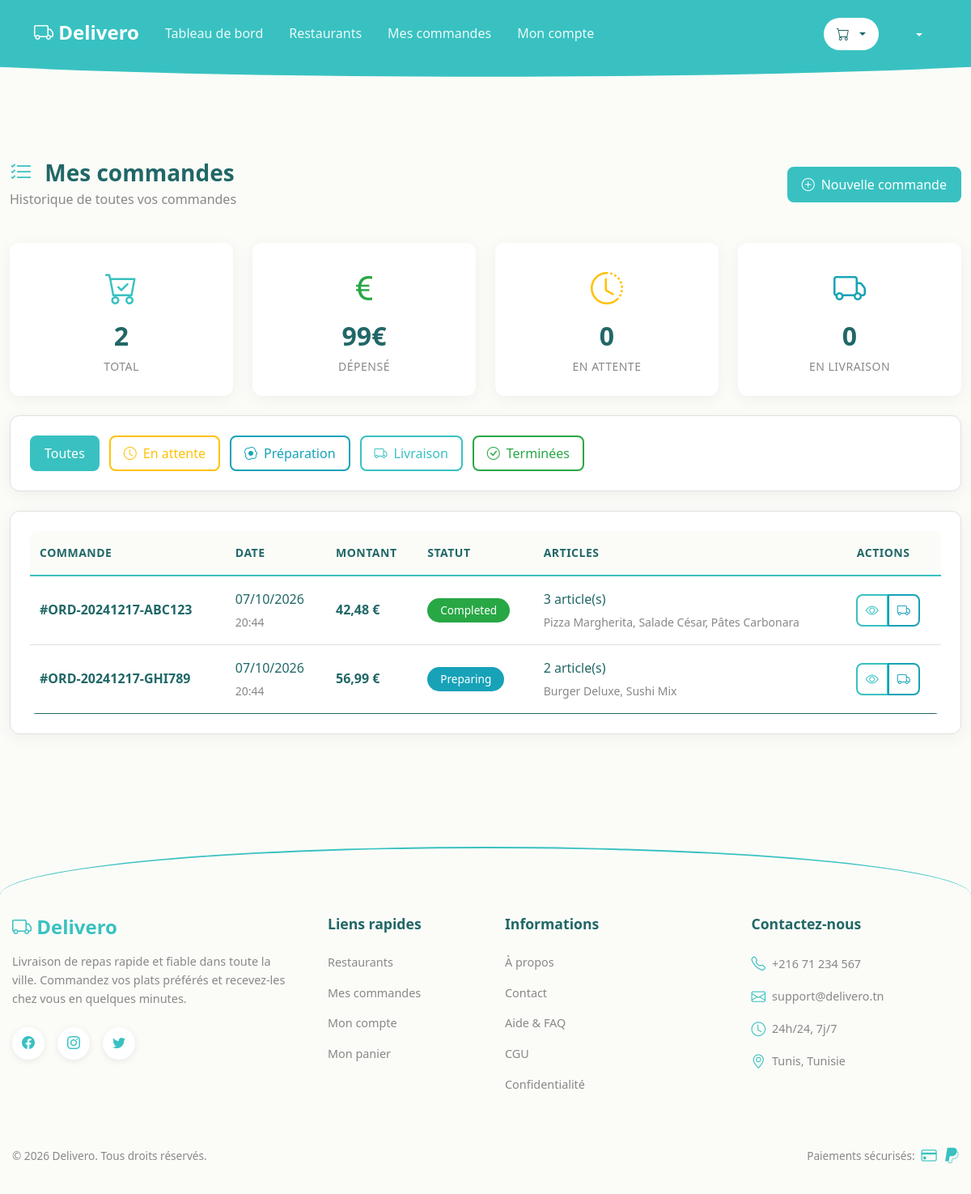
Screenshot of /user/orders.php (signed in) with the database file from the repository.
### tables this page shows
CREATE TABLE IF NOT EXISTS orders (
    id INT AUTO_INCREMENT PRIMARY KEY,
    order_number VARCHAR(20) UNIQUE NOT NULL,
    user_id INT,
    total DECIMAL(10,2) NOT NULL,
    status ENUM('pending', 'preparing', 'delivering', 'completed', 'cancelled') DEFAULT 'pending',
    delivery_address TEXT,
    delivery_time TIME,
    payment_method VARCHAR(50),
    notes TEXT,
    created_at TIMESTAMP DEFAULT CURRENT_TIMESTAMP,
    updated_at TIMESTAMP DEFAULT CURRENT_TIMESTAMP ON UPDATE CURRENT_TIMESTAMP,
    FOREIGN KEY (user_id) REFERENCES users(id) ON DELETE SET NULL,
    INDEX idx_order_number (order_number),
    INDEX idx_status (status),
    INDEX idx_created (created_at)
);

### user/orders.php (the view, shortened to what this page needs)
<?php
require_once '../admin/includes/config.php';
$user_id = $_SESSION['user_id'];
$status = $_GET['status'] ?? '';
$sql = "SELECT o.*,
               COUNT(oi.id) as items_count,
               GROUP_CONCAT(d.name SEPARATOR ', ') as dish_names
        FROM orders o
        LEFT JOIN order_items oi ON o.id = oi.order_id
        LEFT JOIN dishes d ON oi.dish_id = d.id
        WHERE o.user_id = ?";
$params = [$user_id];
$sql .= " GROUP BY o.id ORDER BY o.created_at DESC";
$stmt = $pdo->prepare($sql);
$stmt->execute($params);
$orders = $stmt->fetchAll();
$stmt = $pdo->prepare("
    SELECT
        COUNT(*) as total,
        SUM(total) as spent,
        COUNT(CASE WHEN status = 'pending' THEN 1 END) as pending,
        COUNT(CASE WHEN status = 'delivering' THEN 1 END) as delivering
    FROM orders
    WHERE user_id = ?
");
$stmt->execute([$user_id]);
$stats = $stmt->fetch();
?>
<!DOCTYPE html>
<html lang="fr">
<head>
    <link href="https://cdn.jsdelivr.net/npm/bootstrap@5.1.3/dist/css/bootstrap.min.css" rel="stylesheet">
    <link rel="stylesheet" href="https://cdn.jsdelivr.net/npm/bootstrap-icons@1.8.1/font/bootstrap-icons.css">
</head>
<body>
    <?php include 'includes/header.php'; ?>
    <main class="container mt-4">
        <div class="row mb-4">
            <div class="col-12">
                <div class="d-flex justify-content-between align-items-center">
                    <div>
                        <h1 class="h3 mb-1">
                            <i class="bi bi-list-check"></i> Mes commandes
                        </h1>
                        <p class="text-muted mb-0">Historique de toutes vos commandes</p>
                    </div>
                    <a href="home.php" class="btn btn-primary">
                        <i class="bi bi-plus-circle"></i> Nouvelle commande
                    </a>
                </div>
            </div>
        </div>
        <div class="row mb-4">
            <div class="col-md-3 col-6">
                <div class="card border-0 shadow-sm h-100">
                    <div class="card-body text-center">
                        <div class="text-primary mb-2">
                            <i class="bi bi-cart-check fs-1"></i>
                        </div>
                        <h3 class="card-title"><?= $stats['total'] ?? 0 ?></h3>
                        <p class="card-text text-muted small">Total</p>
                    </div>
                </div>
            </div>
            <div class="col-md-3 col-6">
                <div class="card border-0 shadow-sm h-100">
                    <div class="card-body text-center">
                        <div class="text-success mb-2">
                            <i class="bi bi-currency-euro fs-1"></i>
                        </div>
                        <h3 class="card-title"><?= number_format($stats['spent'] ?? 0, 0, ',', ' ') ?>€</h3>
                        <p class="card-text text-muted small">Dépensé</p>
                    </div>
                </div>
            </div>
            <div class="col-md-3 col-6">
                <div class="card border-0 shadow-sm h-100">
                    <div class="card-body text-center">
                        <div class="text-warning mb-2">
                            <i class="bi bi-clock-history fs-1"></i>
                        </div>
                        <h3 class="card-title"><?= $stats['pending'] ?? 0 ?></h3>
                        <p class="card-text text-muted small">En attente</p>
                    </div>
                </div>
            </div>
            <div class="col-md-3 col-6">
                <div class="card border-0 shadow-sm h-100">
                    <div class="card-body text-center">
                        <div class="text-info mb-2">
                            <i class="bi bi-truck fs-1"></i>
                        </div>
                        <h3 class="card-title"><?= $stats['delivering'] ?? 0 ?></h3>
                        <p class="card-text text-muted small">En livraison</p>
                    </div>
                </div>
            </div>
        </div>
        <div class="card shadow-sm mb-4">
            <div class="card-body">
                <div class="d-flex flex-wrap gap-2">
                    <a href="orders.php" class="btn btn-outline-primary <?= !$status ? 'active' : '' ?>">
                        Toutes
                    </a>
                    <a href="orders.php?status=pending"
                       class="btn btn-outline-warning <?= $status == 'pending' ? 'active' : '' ?>">
                        <i class="bi bi-clock"></i> En attente
                    </a>
                    <a href="orders.php?status=preparing"
                       class="btn btn-outline-info <?= $status == 'preparing' ? 'active' : '' ?>">
                        <i class="bi bi-egg-fried"></i> Préparation
                    </a>
                    <a href="orders.php?status=delivering"
                       class="btn btn-outline-primary <?= $status == 'delivering' ? 'active' : '' ?>">
                        <i class="bi bi-truck"></i> Livraison
                    </a>
                    <a href="orders.php?status=completed"
                       class="btn btn-outline-success <?= $status == 'completed' ? 'active' : '' ?>">
                        <i class="bi bi-check-circle"></i> Terminées
                    </a>
                </div>
            </div>
        </div>
        <div class="card shadow-sm">
            <div class="card-body">
                <?php if ($orders): ?>
                    <div class="table-responsive">
                        <table class="table table-hover">
                            <thead>
                                <tr>
                                    <th>Commande</th>
                                    <th>Date</th>
                                    <th>Montant</th>
                                    <th>Statut</th>
                                    <th>Articles</th>
                                    <th>Actions</th>
                                </tr>
                            </thead>
                            <tbody>
                                <?php foreach ($orders as $order): ?>
                                    <tr>
                                        <td>
                                            <strong>#<?= htmlspecialchars($order['order_number'] ?? '') ?></strong>
                                        </td>
                                        <td>
                                            <?= date('d/m/Y', strtotime($order['created_at'] ?? date('Y-m-d'))) ?>
                                            <small class="text-muted d-block"><?= date('H:i', strtotime($order['created_at'] ?? date('H:i:s'))) ?></small>
                                        </td>
                                        <td>
                                            <strong><?= number_format($order['total'] ?? 0, 2, ',', ' ') ?> €</strong>
                                        </td>
                                        <td>
                                            <?php
                                            $statusColors = [
                                                'pending' => 'warning',
                                                'preparing' => 'info',
                                                'delivering' => 'primary',
                                                'completed' => 'success',
                                                'cancelled' => 'danger'
                                            ];
                                            ?>
                                            <span class="badge bg-<?= $statusColors[$order['status']] ?? 'secondary' ?>">
                                                <?= $order['status'] ?>
                                            </span>
                                        </td>
                                        <td>
                                            <div><?= $order['items_count'] ?? 0 ?> article(s)</div>
                                            <small class="text-muted">
                                                <?= htmlspecialchars(substr($order['dish_names'] ?? '', 0, 50)) ?>
                                            </small>
                                        </td>
                                        <td>
                                            <div class="btn-group btn-group-sm">
                                                <a href="order_details.php?id=<?= $order['id'] ?>"
                                                   class="btn btn-outline-primary" title="Détails">
                                                    <i class="bi bi-eye"></i>
                                                </a>
                                                <a href="order_tracking.php?id=<?= $order['id'] ?>"
                                                   class="btn btn-outline-info" title="Suivre">
                                                    <i class="bi bi-truck"></i>
                                                </a>
                                            </div>
                                        </td>
                                    </tr>
                                <?php endforeach; ?>
                            </tbody>
                        </table>
                    </div>
                <?php endif; ?>
            </div>
        </div>
    </main>
    <?php include 'includes/footer.php'; ?>
</body>
</html>

### user/includes/header.php (style rules this page uses)
:root { --primary-green: #39c1c1; --dark-green: #216767; --bg-light: #fbfcf8; --card-bg: #ffffff; --text-dark: #216767; --text-gray: #888888; --border-color: #e0e0e0; --shadow-light: 0 4px 20px rgba(0, 0, 0, 0.05); --shadow-medium: 0 8px 30px rgba(0, 0, 0, 0.08); --success-color: #28a745; --warning-color: #ffc107; --danger-color: #dc3545; --info-color: #17a2b8; }
.btn-primary { background: var(--primary-green) !important; border-color: var(--primary-green) !important; border-radius: 8px; transition: all 0.3s ease; }

### rows the page displays
orders: order_number "ORD-20241217-ABC123", total "42,48", status "Completed", items_count "3", dish_names "Pizza Margherita, Salade César, Pâtes Carbonara"
orders: order_number "ORD-20241217-GHI789", total "56,99", status "Preparing", items_count "2", dish_names "Burger Deluxe, Sushi Mix"

### other values shown
$stats['total'] "2"
$stats['spent'] "99"
$stats['pending'] "0"
$stats['delivering'] "0"
